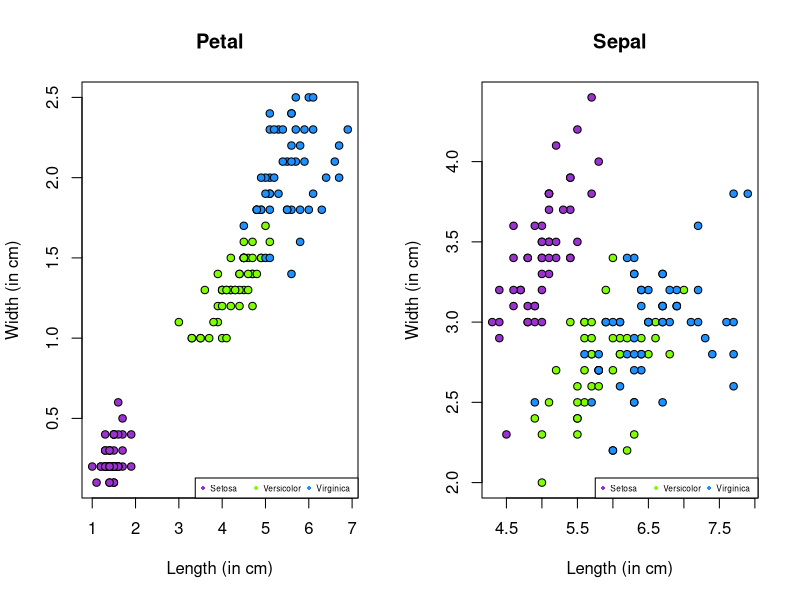

This chart was generated by the following R code:
# Iris Data Assignment One

# Create two columns on single row
par(
  mfrow=c(1,2),
  xpd=TRUE
)

#Main title

 
# Create scatter plot for petals
plot(
  iris$Petal.Length,
  iris$Petal.Width,
  pch=21, # type of symbol
  bg=c("darkorchid3", "chartreuse", "dodgerblue1")[unclass(iris$Species)],
  main="Petal", # main title
  xlab="Length (in cm)", # x title
  ylab="Width (in cm)" # y title
)

#Legend
legend("bottomright", cex=0.50, pch=16, 
  col=c("darkorchid3", "chartreuse", "dodgerblue1"), legend=c("Setosa", "Versicolor", "Virginica"), ncol=3)
 
# Create scatter plot for sepal
plot(
  iris$Sepal.Length,
  iris$Sepal.Width,
  pch=21,
  bg=c("darkorchid3", "chartreuse", "dodgerblue1")[unclass(iris$Species)],
  main="Sepal",
  xlab="Length (in cm)",
  ylab="Width (in cm)"
)

#Legend
legend("bottomright", cex=0.50, pch=16, 
  col=c("darkorchid3", "chartreuse", "dodgerblue1"), legend=c("Setosa", "Versicolor", "Virginica"), ncol=3)
  
